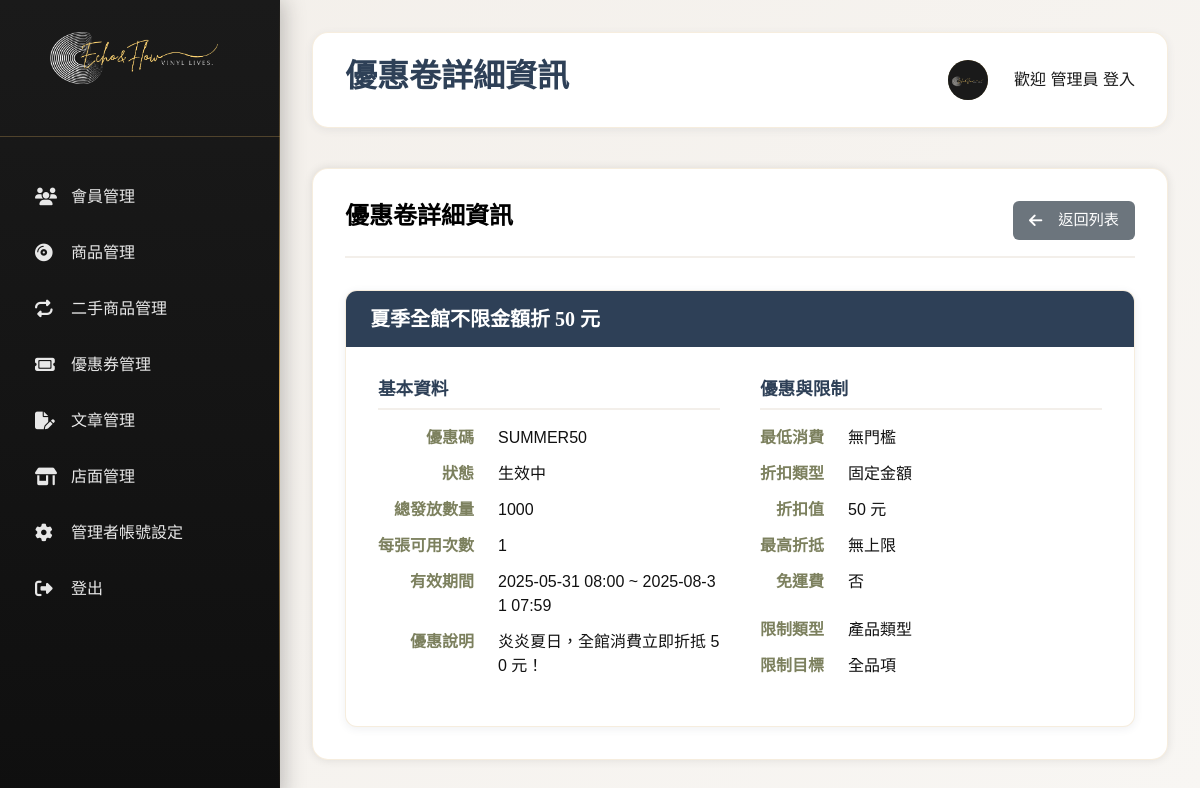
Page /coupon/coupon_details_page.php?id=1 on the committed database.
### tables this page shows
CREATE TABLE `coupons` (
  `id` int(11) NOT NULL COMMENT '優惠券ID',
  `name` varchar(255) NOT NULL COMMENT '優惠券名稱',
  `code` varchar(50) DEFAULT NULL COMMENT '使用者輸入的優惠碼，可選',
  `content` text DEFAULT NULL COMMENT '優惠券說明',
  `start_at` timestamp NULL DEFAULT NULL COMMENT '開始時間',
  `end_at` timestamp NULL DEFAULT NULL COMMENT '結束時間',
  `status` varchar(20) NOT NULL DEFAULT 'pending' COMMENT '狀態：active(生效中) | inactive(已停用) | pending(待上架)',
  `total_quantity` int(11) NOT NULL DEFAULT 1 COMMENT '此種優惠券的總發放「張數」',
  `per_user_limit` int(11) NOT NULL DEFAULT 1 COMMENT '每位用戶可領取此種券的「張數」上限',
  `uses_per_instance` int(11) NOT NULL DEFAULT 1 COMMENT '【核心】每張領取的券(實例)可使用的總次數',
  `is_valid` tinyint(1) NOT NULL DEFAULT 1 COMMENT '軟刪除標記 (1:有效, 0:已刪除)',
  `created_at` timestamp NOT NULL DEFAULT current_timestamp() COMMENT '建立時間',
  `updated_at` timestamp NOT NULL DEFAULT current_timestamp() ON UPDATE current_timestamp() COMMENT '更新時間'
);

### coupon/couponMaps.php (called while the page is built, shortened)
<?php
$statusMap = [
    'pending' => '待上架',
    'active' => '生效中',
    'inactive' => '已停用'
];
$discountTypeMap = [
    'fixed' => '固定金額',
    'percent' => '百分比'
];
$targetTypeMap = [
    'product' => '產品類型',
    'member' => '會員行為'
];
$targetProductMap = [
    '99' => '全品項',
    '1' => '古典',
    '2' => '發燒',
    '3' => '爵士',
    '4' => '西洋',
    '5' => '華語',
    '6' => '日韓',
    '7' => '原聲帶'
];
?>

### coupon/coupon_details_page.php (the view, shortened to what this page needs)
<?php
require_once "../components/connect.php";
require_once "./couponMaps.php";
include "../template_top.php";
include "../template_main.php";
$id = $_GET["id"];
$sql = "SELECT coupons.*,
               coupon_rules.id AS rule_id, coupon_rules.min_spend, coupon_rules.discount_type,
               coupon_rules.discount_value, coupon_rules.max_discount_amount, coupon_rules.free_shipping,
               coupon_targets.target_type, coupon_targets.target_value
        FROM `coupons`
        LEFT JOIN `coupon_rules` ON coupons.id = coupon_rules.coupon_id
        LEFT JOIN `coupon_targets` ON coupons.id = coupon_targets.coupon_id
        WHERE coupons.id = ? AND coupons.is_valid = 1";
try {
    $stmt = $pdo->prepare($sql);
    $stmt->execute([$id]);
    $coupon = $stmt->fetch(PDO::FETCH_ASSOC);
    $display = [];
    $display['status'] = $statusMap[$coupon['status']] ?? '未知狀態';
    $display['start_at'] = $coupon['start_at'] ? date('Y-m-d H:i', strtotime($coupon['start_at'])) : '未設定';
    $display['end_at'] = $coupon['end_at'] ? date('Y-m-d H:i', strtotime($coupon['end_at'])) : '未設定';
    $display['code'] = $coupon['code'] ?? '無';
    $display['content'] = nl2br(htmlspecialchars($coupon['content'] ?? '無'));
    if ($coupon['rule_id']) {
        $display['min_spend'] = $coupon['min_spend'] !== null ? '$' . number_format($coupon['min_spend']) . ' 元' : '無門檻';
        $display['discount_type'] = $discountTypeMap[$coupon['discount_type']] ?? '未定義';
        if ($coupon['discount_value'] !== null) {
            $unit = ($coupon['discount_type'] === 'percent') ? '%' : '元';
            $display['discount_value'] = $coupon['discount_value'] . ' ' . $unit;
        } else {
            $display['discount_value'] = '未設定';
        }
        $display['max_discount_amount'] = ($coupon['discount_type'] === 'percent' && $coupon['max_discount_amount'] !== null) ? '$' . number_format($coupon['max_discount_amount']) . ' 元' : '無上限';
        $display['free_shipping'] = ($coupon['free_shipping'] == 1) ? '是' : '否';
    }
    if (!empty($coupon['target_type'])) {
        $display['target_type'] = $targetTypeMap[$coupon['target_type']] ?? '未定義類型';
        $map = ($coupon['target_type'] === 'product') ? $targetProductMap : (($coupon['target_type'] === 'member') ? $targetMemberMap : null);
        if ($map && isset($coupon['target_value'])) {
            $display['target_value'] = $map[$coupon['target_value']] ?? '未定義次類型';
        }
    }
} catch (PDOException $e) {
    alertGoTo("查詢資料時發生錯誤：" . $e->getMessage(), "./index.php");
    exit;
}
?>
<div class="content-section">
    <div class="section-header">
        <h3 class="section-title">優惠卷詳細資訊</h3>
        <a href="./index.php" class="btn btn-secondary">
            <i class="fas fa-arrow-left"></i> 返回列表
        </a>
    </div>
    <div class="details-card">
        <div class="details-header">
            <h4 class="details-main-title"><?= htmlspecialchars($coupon['name'] ?? 'N/A') ?></h4>
        </div>
        <div class="details-body">
            <div class="details-grid">
                <div class="details-column">
                    <h5 class="details-section-title">基本資料</h5>
                    <dl class="details-list">
                        <dt>優惠碼</dt>
                        <dd><?= htmlspecialchars($display['code']) ?></dd>
                        <dt>狀態</dt>
                        <dd><?= htmlspecialchars($display['status']) ?></dd>
                        <dt>總發放數量</dt>
                        <dd><?= htmlspecialchars($coupon['total_quantity'] ?? '未設定') ?></dd>
                        <dt>每張可用次數</dt>
                        <dd><?= htmlspecialchars($coupon['uses_per_instance'] ?? '未設定') ?></dd>
                        <dt>有效期間</dt>
                        <dd><?= htmlspecialchars($display['start_at']) ?> ~ <?= htmlspecialchars($display['end_at']) ?>
                        </dd>
                        <dt>優惠說明</dt>
                        <dd><?= $display['content'] ?></dd>
                    </dl>
                </div>
                <div class="details-column">
                    <h5 class="details-section-title">優惠與限制</h5>
                    <?php if (isset($coupon['rule_id'])): ?>
                        <dl class="details-list">
                            <dt>最低消費</dt>
                            <dd><?= htmlspecialchars($display['min_spend']) ?></dd>
                            <dt>折扣類型</dt>
                            <dd><?= htmlspecialchars($display['discount_type']) ?></dd>
                            <dt>折扣值</dt>
                            <dd><?= htmlspecialchars($display['discount_value']) ?></dd>
                            <dt>最高折抵</dt>
                            <dd><?= htmlspecialchars($display['max_discount_amount']) ?></dd>
                            <dt>免運費</dt>
                            <dd><?= htmlspecialchars($display['free_shipping']) ?></dd>
                        </dl>
                    <?php else: ?>
                        <p class="text-muted">未設定優惠條件。</p>
                    <?php endif; ?>
                    <?php if (isset($display['target_type'])): ?>
                        <dl class="details-list mt-4">
                            <dt>限制類型</dt>
                            <dd><?= htmlspecialchars($display['target_type']) ?></dd>
                            <?php if (isset($display['target_value'])): ?>
                                <dt>限制目標</dt>
                                <dd><?= htmlspecialchars($display['target_value']) ?></dd>
                            <?php endif; ?>
                        </dl>
                    <?php else: ?>
                        <p class="text-muted mt-4">未設定限制條件。</p>
                    <?php endif; ?>
                </div>
            </div>
        </div>
    </div>
</div>
<?php
include "../template_btm.php";
?>

### css/index.css (style rules this page uses)
:root { --retro-indigo: #2e4057; --olive-moss: #7c805e; --warm-brass: #d1a65a; --beige-mist: #f3efea; --smoke-violet: #9b8ba8; --vinyl-black: #1a1a1a; --white: #ffffff; --light-gray: #f8f6f3; --border-color: #d1a65a33; --shadow-light: 0 2px 8px #2e405714; --shadow-medium: 0 4px 16px #2e40571f; --shadow-heavy: 0 8px 32px #2e405729; --success-color: #4caf50; --warning-color: #ff9800; --error-color: #f44336; }
* { margin: 0; padding: 0; box-sizing: border-box; }
body { font-family: 'Noto Sans TC', sans-serif; background: linear-gradient( 135deg, var(--beige-mist) 0%, var(--light-gray) 100% ); color: var(--vinyl-black); min-height: 100vh; overflow-x: hidden; }
.content-section { background: var(--white); border-radius: 16px; padding: 2rem; margin-bottom: 2rem; box-shadow: var(--shadow-light); border: 1px solid var(--border-color); }
.section-header { display: flex; justify-content: space-between; align-items: center; margin-bottom: 2rem; padding-bottom: 1rem; border-bottom: 2px solid var(--beige-mist); flex-wrap: wrap; gap: 1rem; }
.section-title { font-family: 'Playfair Display', serif; font-size: 1.5rem; color: var(--retro-indigo); font-weight: 600; }
.btn { padding: 0.8rem 1.5rem; border: none; border-radius: 8px; font-weight: 500; cursor: pointer; transition: all 0.3s ease; text-decoration: none; display: inline-flex; align-items: center; justify-content: center; gap: 0.5rem; text-align: center; border: 2px solid transparent; }
.btn.btn-secondary { background-color: #6c757d; color: #fff; border: none; padding: 0.5rem 1rem; border-radius: 6px; }
.content-section { background-color: #fff; color: #111; border-radius: 1rem; padding: 2rem; box-shadow: 0 0 10px rgba(0, 0, 0, 0.1); }
.section-header { display: flex; justify-content: space-between; align-items: center; margin-bottom: 2rem; }
.section-title { font-size: 1.5rem; font-weight: bold; color: #000; }
.btn { border-radius: 0.5rem; padding: 0.5rem 1rem; font-size: 0.95rem; }
.btn i { margin-right: 0.5rem; }

### coupon/coupon.css (style rules this page uses)
.details-card { background: var(--white); border: 1px solid var(--border-color); border-radius: 12px; box-shadow: var(--shadow-light); margin-top: 1.5rem; overflow: hidden; }
.details-header { background: var(--retro-indigo); color: var(--white); padding: 1rem 1.5rem; display: flex; justify-content: space-between; align-items: center; }
.details-main-title { font-family: 'Playfair Display', serif; font-size: 1.25rem; margin: 0; font-weight: 600; }
.details-body { padding: 2rem; }
.details-grid { display: grid; grid-template-columns: 1fr 1fr; gap: 2.5rem; }
.details-column { min-width: 0; }
.details-section-title { font-size: 1.1rem; font-weight: 600; color: var(--retro-indigo); border-bottom: 2px solid var(--beige-mist); padding-bottom: 0.5rem; margin-bottom: 1rem; }
.details-list { display: grid; grid-template-columns: auto 1fr; gap: 0.75rem 1.5rem; }
.details-list dt { font-weight: 600; color: var(--olive-moss); text-align: right; white-space: nowrap; }
.details-list dd { margin: 0; word-break: break-all; }

### rows in the picture
coupons: name "夏季全館不限金額折 50 元", total_quantity "1000", uses_per_instance "1"

### other values in the picture
$item['label'] "會員管理"
$item['label'] "商品管理"
$item['label'] "二手商品管理"
$item['label'] "優惠券管理"
$item['label'] "文章管理"
$item['label'] "店面管理"
$item['label'] "管理者帳號設定"
$item['label'] "登出"
$pageTitle "優惠卷詳細資訊"
$display['code'] "SUMMER50"
$display['status'] "生效中"
$display['start_at'] "2025-05-31 08:00"
$display['end_at'] "2025-08-31 07:59"
$display['content'] "炎炎夏日，全館消費立即折抵 50 元！"
$display['min_spend'] "無門檻"
